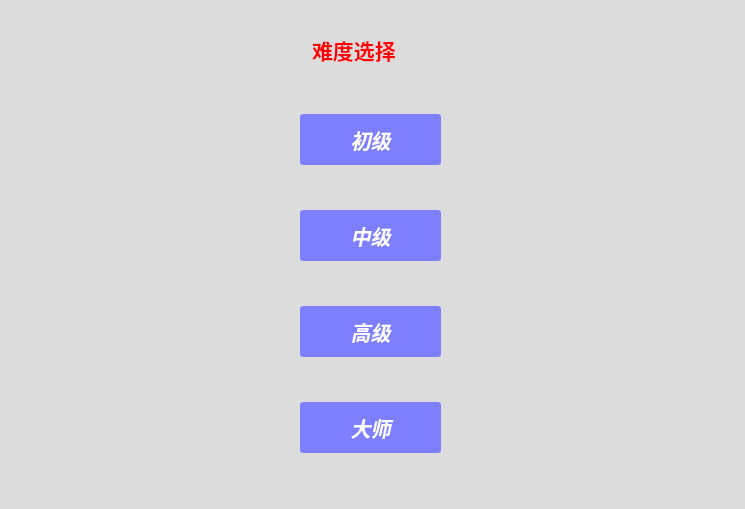
<?xml version="1.0" encoding="UTF-8"?>
<ui version="4.0">
 <class>Dialog</class>
 <widget class="QDialog" name="Dialog">
  <property name="geometry">
   <rect>
    <x>0</x>
    <y>0</y>
    <width>745</width>
    <height>509</height>
   </rect>
  </property>
  <property name="windowTitle">
   <string>选择难度</string>
  </property>
  <property name="styleSheet">
   <string notr="true">#Dialog{background-color: gainsboro;
border-image: url(D:/icon/choose.jpg);}</string>
  </property>
  <widget class="QLabel" name="label">
   <property name="geometry">
    <rect>
     <x>312</x>
     <y>0</y>
     <width>120</width>
     <height>100</height>
    </rect>
   </property>
   <property name="palette">
    <palette>
     <active>
      <colorrole role="WindowText">
       <brush brushstyle="SolidPattern">
        <color alpha="255">
         <red>255</red>
         <green>0</green>
         <blue>4</blue>
        </color>
       </brush>
      </colorrole>
     </active>
     <inactive>
      <colorrole role="WindowText">
       <brush brushstyle="SolidPattern">
        <color alpha="255">
         <red>255</red>
         <green>0</green>
         <blue>4</blue>
        </color>
       </brush>
      </colorrole>
     </inactive>
     <disabled>
      <colorrole role="WindowText">
       <brush brushstyle="SolidPattern">
        <color alpha="255">
         <red>120</red>
         <green>120</green>
         <blue>120</blue>
        </color>
       </brush>
      </colorrole>
     </disabled>
    </palette>
   </property>
   <property name="font">
    <font>
     <family>幼圆</family>
     <pointsize>16</pointsize>
     <weight>75</weight>
     <italic>false</italic>
     <bold>true</bold>
     <kerning>true</kerning>
    </font>
   </property>
   <property name="text">
    <string>难度选择</string>
   </property>
  </widget>
  <widget class="QWidget" name="verticalLayoutWidget">
   <property name="geometry">
    <rect>
     <x>300</x>
     <y>70</y>
     <width>141</width>
     <height>431</height>
    </rect>
   </property>
   <layout class="QVBoxLayout" name="verticalLayout">
    <property name="spacing">
     <number>1</number>
    </property>
    <property name="sizeConstraint">
     <enum>QLayout::SetDefaultConstraint</enum>
    </property>
    <item>
     <widget class="QPushButton" name="pushButton_5">
      <property name="minimumSize">
       <size>
        <width>138</width>
        <height>51</height>
       </size>
      </property>
      <property name="font">
       <font>
        <family>幼圆</family>
        <pointsize>15</pointsize>
        <weight>75</weight>
        <italic>true</italic>
        <bold>true</bold>
       </font>
      </property>
      <property name="styleSheet">
       <string notr="true">QPushButton { background-color: rgb(125, 127, 255); border-radius: 3px; color: rgb(255, 255, 255); } QPushButton:hover { background-color: rgb(255, 11, 84); }</string>
      </property>
      <property name="text">
       <string>初级</string>
      </property>
     </widget>
    </item>
    <item>
     <widget class="QPushButton" name="pushButton_6">
      <property name="minimumSize">
       <size>
        <width>138</width>
        <height>51</height>
       </size>
      </property>
      <property name="font">
       <font>
        <family>幼圆</family>
        <pointsize>15</pointsize>
        <weight>75</weight>
        <italic>true</italic>
        <bold>true</bold>
       </font>
      </property>
      <property name="styleSheet">
       <string notr="true">QPushButton { background-color: rgb(125, 127, 255); border-radius: 3px; color: rgb(255, 255, 255); } QPushButton:hover { background-color: rgb(255, 11, 84); }</string>
      </property>
      <property name="text">
       <string>中级</string>
      </property>
     </widget>
    </item>
    <item>
     <widget class="QPushButton" name="pushButton_7">
      <property name="minimumSize">
       <size>
        <width>138</width>
        <height>51</height>
       </size>
      </property>
      <property name="font">
       <font>
        <family>幼圆</family>
        <pointsize>15</pointsize>
        <weight>75</weight>
        <italic>true</italic>
        <bold>true</bold>
       </font>
      </property>
      <property name="styleSheet">
       <string notr="true">QPushButton { background-color: rgb(125, 127, 255); border-radius: 3px; color: rgb(255, 255, 255); } QPushButton:hover { background-color: rgb(255, 11, 84); }</string>
      </property>
      <property name="text">
       <string>高级</string>
      </property>
     </widget>
    </item>
    <item>
     <widget class="QPushButton" name="pushButton_4">
      <property name="minimumSize">
       <size>
        <width>138</width>
        <height>51</height>
       </size>
      </property>
      <property name="font">
       <font>
        <family>幼圆</family>
        <pointsize>15</pointsize>
        <weight>75</weight>
        <italic>true</italic>
        <bold>true</bold>
       </font>
      </property>
      <property name="styleSheet">
       <string notr="true">QPushButton { background-color: rgb(125, 127, 255); border-radius: 3px; color: rgb(255, 255, 255); } QPushButton:hover { background-color: rgb(255, 11, 84); }</string>
      </property>
      <property name="text">
       <string>大师</string>
      </property>
     </widget>
    </item>
   </layout>
  </widget>
 </widget>
 <resources/>
 <connections/>
</ui>
